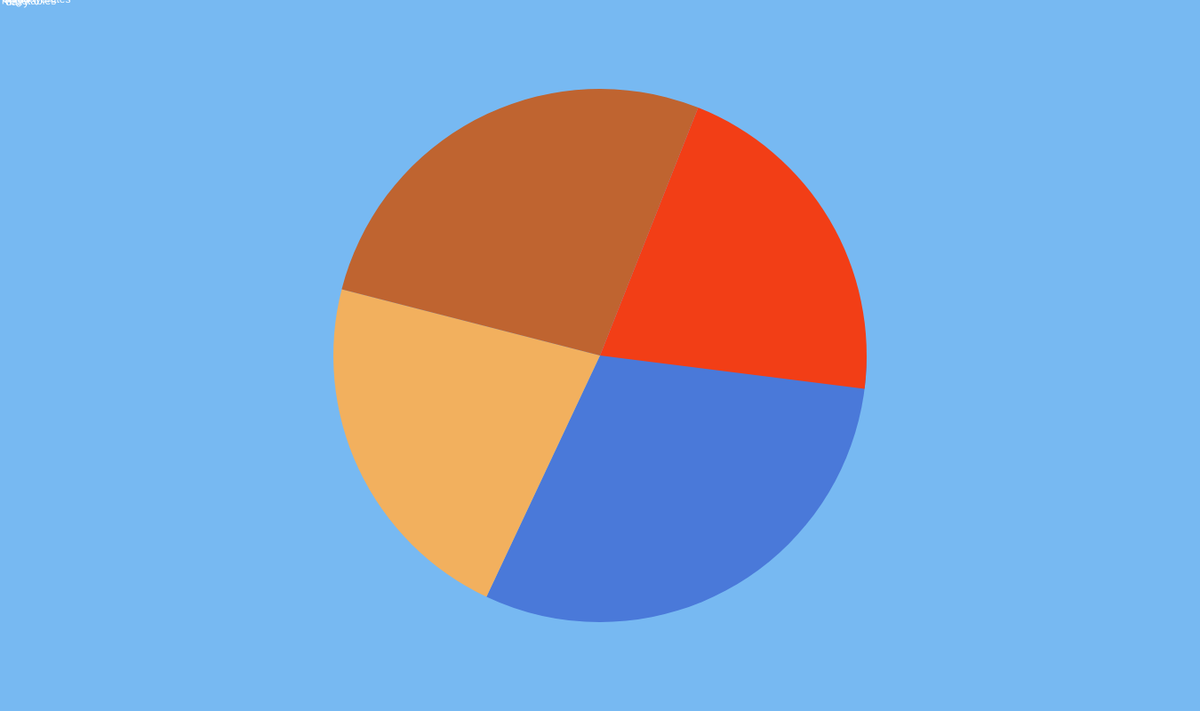
Frame 1 (no input)
Frame 2 (the mouse pressed at the canvas centre, redrawn once): identical to frame 1, image omitted

The p5.js sketch that drew this single still picture (run headless with seeded random() and noise() and a simulated clock; the mouse was pressed at the canvas centre and the sketch redrawn once):

// p5.js sketch
// ── sketch.js
/** Name: Haig Armen
Course: INTD319- Jan 2020
Assignment: Rayna's Piechart
Blog: https://courses.haigarmen.com/intd319-2020/
Description:
**/

let angles = [360* .32, 360 * .22, 360 *.27, 360*.21];
var pieColors = [];

function setup() {
  createCanvas(1350, 800);
  colorMode(HSL);
  pieColors = [color('#4A79D9'), color('#F2B05E'), color('#BF6430'), color('#F23E16'), color('#77B9F2')];
  pieLabels = ["protein","carbohydrates", "vegetables", "dairy"];
  noLoop(); // Run once and stop
}

function draw() {
  background(pieColors[4]);
  noStroke();
  pieChart(600, angles);
}

function pieChart(diameter, data) {
  let lastAngle = 0;
  for (let i = 0; i < data.length; i++) {
    let gray = map(i, 0, data.length, 0, 255);
    fill(pieColors[i]);
    arc(
      width /2,
      height /2,
      diameter,
      diameter,
      lastAngle,
      lastAngle + radians(angles[i]));
      fill(255);
      text(pieLabels[i],lastAngle + radians(angles[i]),lastAngle + radians(angles[i]));

    lastAngle += radians(angles[i]);
  }
}
